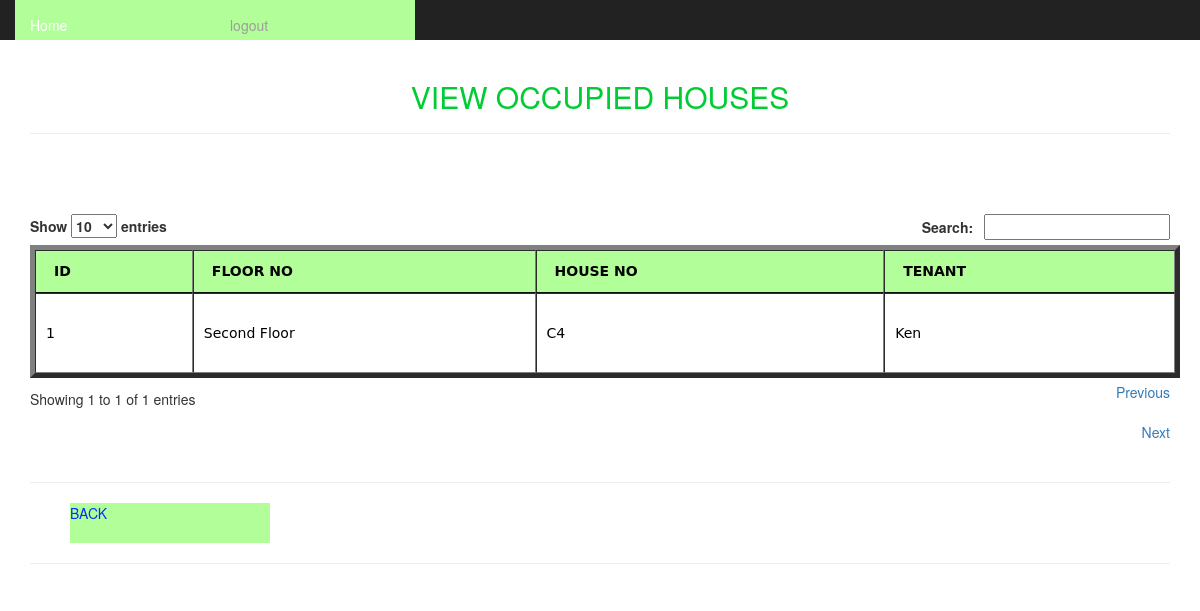
The app's page /siteadmin/occupiedhouses.php (signed in) with its own data.
### tables this page shows
CREATE TABLE `tenant` (
  `id` int(11) NOT NULL,
  `r_name` varchar(200) NOT NULL,
  `r_email` varchar(200) NOT NULL,
  `r_contact` varchar(200) NOT NULL,
  `r_address` varchar(200) NOT NULL,
  `r_nid` varchar(200) NOT NULL,
  `house_id` int(11) NOT NULL,
  `r_advance` decimal(15,2) NOT NULL DEFAULT '0.00',
  `r_rent_pm` decimal(15,2) NOT NULL DEFAULT '0.00',
  `r_date` varchar(200) NOT NULL,
  `r_password` varchar(200) NOT NULL,
  `building_id` int(11) NOT NULL,
  `status` varchar(255) NOT NULL
);

CREATE TABLE `floors` (
  `fid` int(11) NOT NULL,
  `floor_no` varchar(200) NOT NULL,
  `building_id` int(11) NOT NULL,
  `added_date` timestamp NOT NULL DEFAULT CURRENT_TIMESTAMP
);

CREATE TABLE `houses` (
  `id` int(11) NOT NULL,
  `floor_id` int(11) NOT NULL,
  `unit_no` varchar(255) NOT NULL,
  `status` varchar(255) NOT NULL,
  `building_id` int(11) NOT NULL
);

### siteadmin/occupiedhouses.php (the view, shortened to what this page needs)
<?php
$landlord = mysql_query("SELECT * FROM landlord where ownid='".$_SESSION['id']."'");
$l = mysql_fetch_array($landlord);
?>
<html>
<head>
<link rel="stylesheet" href="../css/bootstrap.css" type="text/css" media="screen"/>
<link rel="stylesheet" href="css/bootstrap.min.css" type="text/css">
<link rel="stylesheet" href="../style/style.css" type="text/css" media="screen"/>
<link href="../style/jquery.dataTables.min.css" rel="stylesheet">
</head>
 <body>
<div class="container">
<nav class="nav navbar-inverse navbar-fixed-top">
<?php include_once("headerad2.php");?>
</nav><br><br><br>
   <h2 align="center" style="color:#0C3; text-transform:uppercase;">View Occupied Houses</h2>
     <HR>
          <BR>
					<BR>
   <div><br/>
     <div align="center" style="margin-center:1px;">
<?php
$result = mysql_query("SELECT * FROM houses left join tenant on houses.id = tenant.house_id where tenant.building_id='".$l['building_id']."' AND houses.status='OCCUPIED'") or die(mysql_error());
$i=0;
echo "<table id='users' border='5' style='background-color:#B2FF99'>
<thead>
<tr>
<th>ID</th>
<th>FLOOR NO</th>
<th>HOUSE NO</th>
<th>TENANT</th>
</tr></thead><tbody>";
while($row = mysql_fetch_array($result))
{
	$i++;
$f = mysql_query("SELECT * FROM floors where fid = '".$row['floor_id']."'");
$floor = mysql_fetch_array($f);
echo "<tr style='width:400px;height:80px'>";
echo "<td>" . $i . "</td>";
echo "<td>" . $floor['floor_no'] . "</td>";
echo "<td>" . $row['unit_no'] . "</td>";
echo "<td>" . $row['r_name'] . "</td>";
echo "</tr>";
}
echo "</tbody></table>";
?>
</div>
<hr><ul><a href="landlord_dashboard.php" class="button">BACK</a>  </ul><hr>
</html>

### style/style.css (style rules this page uses)
body,td,th { font-family:"Lucida Grande", "Lucida Sans Unicode", "Lucida Sans", "DejaVu Sans", Verdana, sans-serif; font-size: 14px; color: #000; line-height:1.5em; }
a:link { color: #03F; text-decoration: none; background-color: #B2FF99 !important; }

### siteadmin/headerad2.php (style rules this page uses)
a { display:block;width:200px;height:40px;align:center }
a:link { background-color:#B2FF99; }

### records on screen
tenant: floors.floor_no "Second Floor", house.unit_no "C4", r_name "Ken"
